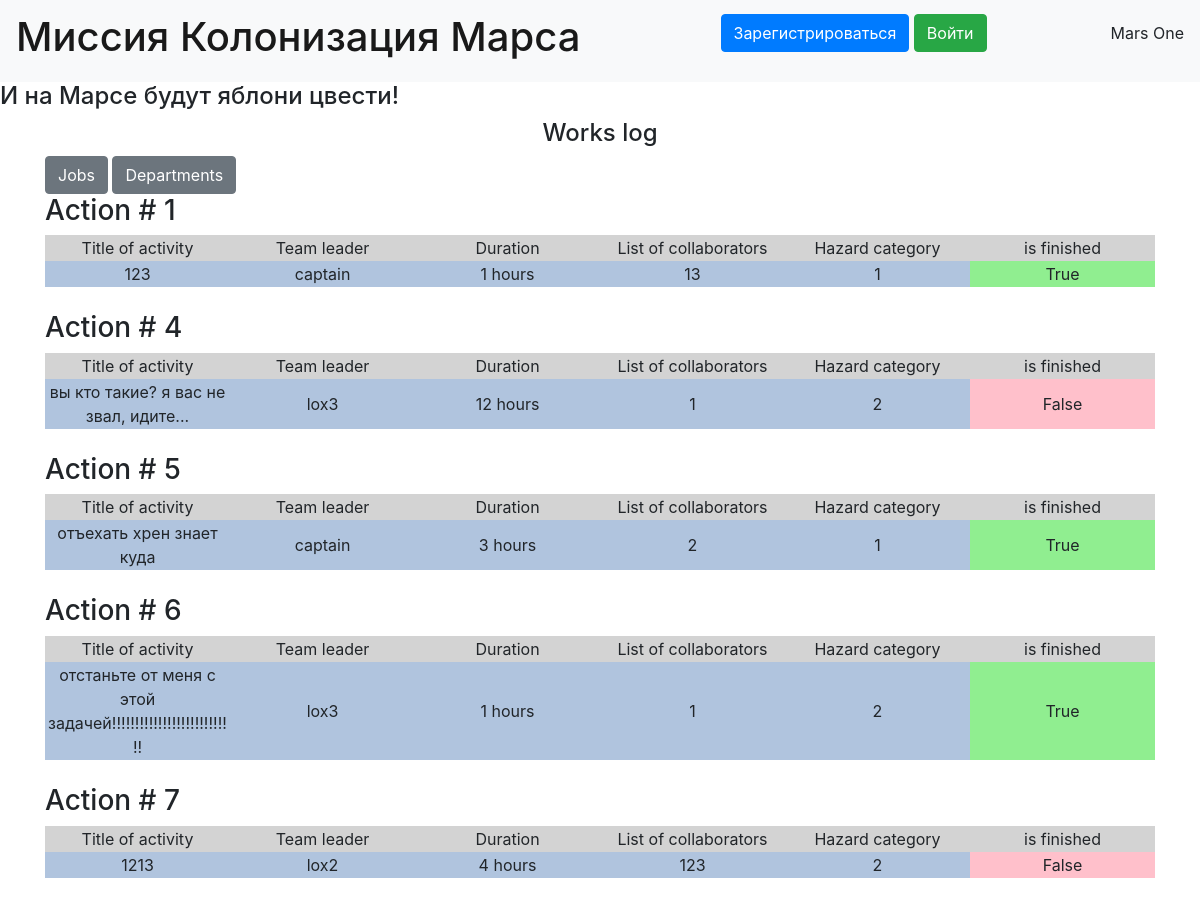
The page / on the database its author committed.
### data/job.py (models this page shows)
class Jobs(SqlAlchemyBase, SerializerMixin):
    __tablename__ = 'jobs'
    id = sqlalchemy.Column(sqlalchemy.Integer, primary_key=True, autoincrement=True)
    team_leader = sqlalchemy.Column(sqlalchemy.Integer, sqlalchemy.ForeignKey("users.id"))
    job = sqlalchemy.Column(sqlalchemy.String, nullable=False)
    work_size = sqlalchemy.Column(sqlalchemy.Integer, nullable=False)
    collaborators = sqlalchemy.Column(sqlalchemy.String, nullable=False)
    start_date = sqlalchemy.Column(sqlalchemy.DateTime, default=datetime.datetime.now)
    end_date = sqlalchemy.Column(sqlalchemy.DateTime, default=datetime.datetime.now)
    is_finished = sqlalchemy.Column(sqlalchemy.Boolean, nullable=False)
    categories_relationship = orm.relationship("Category",
                                               secondary="association",
                                               backref="job")
    user_relationship = orm.relationship("User", back_populates="job_relationship")

### data/user.py (models this page shows, shortened)
class User(SqlAlchemyBase, UserMixin, SerializerMixin):
    __tablename__ = 'users'
    id = sqlalchemy.Column(sqlalchemy.Integer, primary_key=True, autoincrement=True)
    surname = sqlalchemy.Column(sqlalchemy.String)
    name = sqlalchemy.Column(sqlalchemy.String)
    age = sqlalchemy.Column(sqlalchemy.Integer)
    position = sqlalchemy.Column(sqlalchemy.String)
    speciality = sqlalchemy.Column(sqlalchemy.String)
    address = sqlalchemy.Column(sqlalchemy.String)
    email = sqlalchemy.Column(sqlalchemy.String, unique=True)
    city_from = sqlalchemy.Column(sqlalchemy.String)
    hashed_password = sqlalchemy.Column(sqlalchemy.String)
    modified_date = sqlalchemy.Column(sqlalchemy.DateTime, default=datetime.datetime.now)
    job_relationship = orm.relationship("Jobs", back_populates="user_relationship")
    departament_relationship = orm.relationship("Department", back_populates="user_relationship")

### data/category.py (models this page shows)
class Category(SqlAlchemyBase):
    __tablename__ = 'category'
    id = sqlalchemy.Column(sqlalchemy.Integer, primary_key=True,
                           autoincrement=True)
    name = sqlalchemy.Column(sqlalchemy.String, nullable=True)

### 21.py (the view)
@app.route('/', methods=["GET", "POST"])
def main_route():
    db_sess = db_session.create_session()
    jobs_data = db_sess.query(Jobs).all()
    print_data = []
    data_info = db_sess.query(association_table).all()
    for elem in data_info:
        job = db_sess.query(Jobs).filter(Jobs.id == elem[0]).first()
        category = db_sess.query(Category).filter(Category.id == elem[1]).first()
        print_data.append((job, category))
    return render_template('base_with_btn.html', jobs_data=jobs_data, print_data=print_data, title="Jobs page")

### data/db_session.py (called while the page is built)
def create_session() -> Session:
    global __factory
    return __factory()

### templates/base_with_btn.html (shortened to what this page needs)
{% extends "base.html" %}
{% block content %}
<h4 align="center">Works log</h4>
{% if current_user.is_authenticated %}
<div>
    <a class="btn btn-secondary" href="/addjob">Add a Job</a>
    <a class="btn btn-secondary" href="/departaments">Go to Departments</a><br>
</div>
{% elif not current_user.is_authenticated %}
<a class="btn btn-secondary" href="/">Jobs</a>
<a class="btn btn-secondary" href="/departaments">Departments</a><br>
{% endif %}
{% for item in print_data %}
{% set job = item[0] %}
{% set category = item[1] %}
<strong><h3>Action # {{job.id}}</h3></strong>
<table>
    <tr class="heading_table">
        <td>Title of activity</td>
        <td>Team leader</td>
        <td>Duration</td>
        <td>List of collaborators</td>
        <td>Hazard category</td>
        <td>is finished</td>
    </tr>
    <tr class="body_table">
        <td>{{job.job}}</td>
        <td>{{job.user_relationship.name}}</td>
        <td>{{job.work_size}} hours</td>
        <td>{{job.collaborators}}</td>
        <td>{{category.id}}</td>
        {% if not job.is_finished%}
        <td class="pink_row">{{job.is_finished}}</td>
        {% else %}
        <td class="green_row">{{job.is_finished}}</td>
        {% endif %}
    </tr>
</table>
<br>
{% endfor %}
{% endblock %}

### static/css/style.css (style rules this page uses)
table { text-align: center; alignment: center; width: 100%; overflow-wrap: break-word; word-break: break-word; table-layout: fixed; }
.heading_table { background-color: lightgray; }
.body_table { background-color: lightsteelblue; }
.pink_row { background-color: pink; }
.green_row { background-color: lightgreen; }

### rows shown on the page
Jobs: id "1", job "123", work_size "1", collaborators "13", is_finished "True"
User: user_relationship.name "captain"
Category: id "1"
Jobs: id "4", job "вы кто такие? я вас не звал, идите...", work_size "12", collaborators "1", is_finished "False"
User: user_relationship.name "lox3"
Category: id "2"
Jobs: id "5", job "отъехать хрен знает куда", work_size "3", collaborators "2", is_finished "True"
Jobs: id "6", job "отстаньте от меня с этой задачей!!!!!!!!!!!!!!!!!!!!!!!!!!!", work_size "1", collaborators "1", is_finished "True"
Jobs: id "7", job "1213", work_size "4", collaborators "123", is_finished "False"
User: user_relationship.name "lox2"
